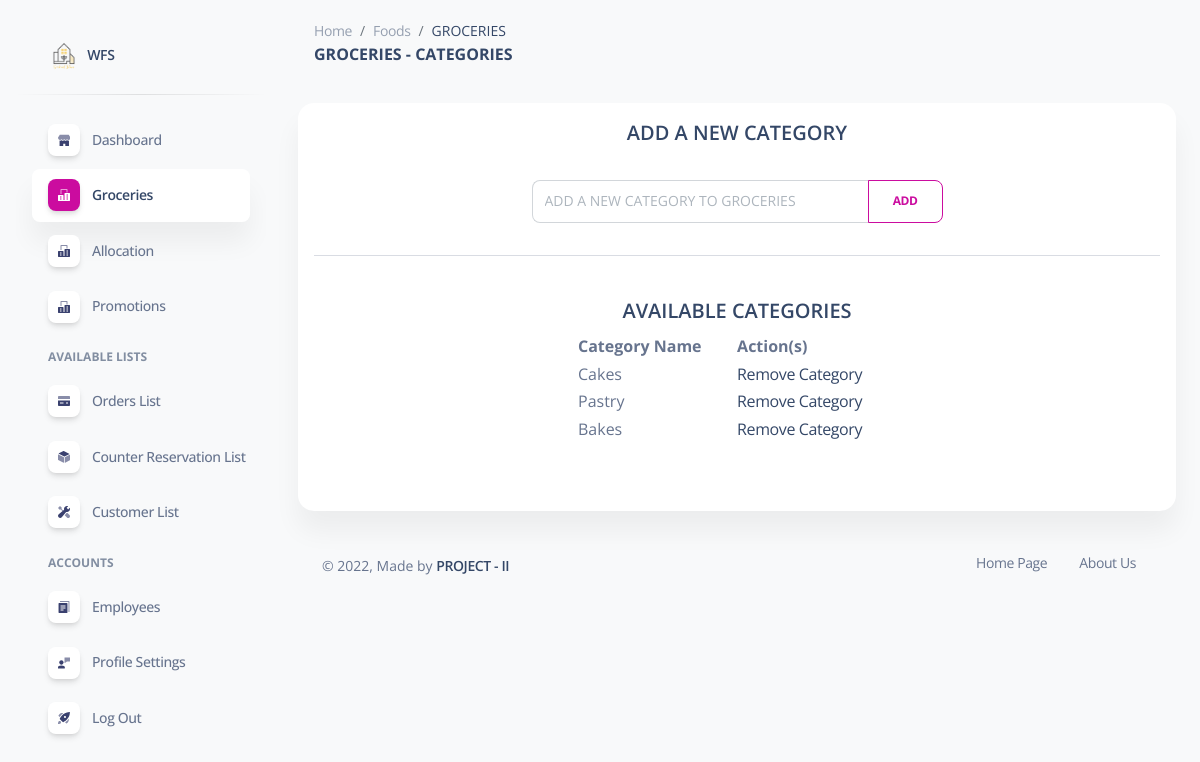
The page /admin/categories.php?x=1 (signed in) on the database its author committed.
### tables this page shows
CREATE TABLE `food_categories` (
  `category_id` int(15) NOT NULL,
  `category_name` varchar(45) NOT NULL
);

### admin/categories.php (the view, shortened to what this page needs)
    <?php
        $conn = mysqli_connect(DB_HOST, DB_USER, DB_PASSWORD,DB_DATABASE);
        $result=mysqli_query($conn,"SELECT * FROM food_categories")
        or die("There are no records to display ... \n" . mysqli_error());
    ?>
<!DOCTYPE html>
<html lang="en">
<head>
  <link href="./assets/css/nucleo-icons.css" rel="stylesheet" />
  <link href="./assets/css/nucleo-svg.css" rel="stylesheet" />
  <link href="./assets/css/nucleo-svg.css" rel="stylesheet" />
  <link id="pagestyle" href="./assets/css/soft-ui-dashboard.css?v=1.0.3" rel="stylesheet" />
</head>
<body class="g-sidenav-show  bg-gray-100">
<aside class="sidenav navbar navbar-vertical navbar-expand-xs border-0 border-radius-xl my-3 fixed-start ms-3 " id="sidenav-main">
    <div class="sidenav-header">
      <a class="navbar-brand m-0" href="https://demos.creative-tim.com/soft-ui-dashboard/pages/dashboard.html" target="_blank">
        <img src="./assets/img/logo-ct.png" class="navbar-brand-img h-100" alt="main_logo">
        <span class="ms-1 font-weight-bold">WFS</span>
      </a>
    </div>
    <hr class="horizontal dark mt-0">
    <div class="collapse navbar-collapse w-auto max-height-vh-100 h-100" id="sidenav-collapse-main" style="overflow: initial;">
      <ul class="navbar-nav">
        <li class="nav-item">
          <a class="nav-link" href="./index.php">
            <div class="icon icon-shape icon-sm shadow border-radius-md bg-white text-center me-2 d-flex align-items-center justify-content-center">
            </div>
            <span class="nav-link-text ms-1">Dashboard</span>
          </a>
        </li>
        <li class="nav-item">
          <a class="nav-link active" href="./foods-menu.php">
            <div class="icon icon-shape icon-sm shadow border-radius-md bg-white text-center me-2 d-flex align-items-center justify-content-center">
            </div>
            <span class="nav-link-text ms-1">Groceries</span>
          </a>
        </li>
        <li class="nav-item">
          <a class="nav-link  " href="./allocation.php">
            <div class="icon icon-shape icon-sm shadow border-radius-md bg-white text-center me-2 d-flex align-items-center justify-content-center">
            </div>
            <span class="nav-link-text ms-1">Allocation</span>
          </a>
        </li>
        <li class="nav-item">
          <a class="nav-link  " href="./specials.php">
            <div class="icon icon-shape icon-sm shadow border-radius-md bg-white text-center me-2 d-flex align-items-center justify-content-center">
            </div>
            <span class="nav-link-text ms-1">Promotions</span>
          </a>
        </li>
        <li class="nav-item mt-3">
          <h6 class="ps-4 ms-2 text-uppercase text-xs font-weight-bolder opacity-6">Available Lists</h6>
        </li>
        <li class="nav-item">
          <a class="nav-link  " href="./orders.php">
            <div class="icon icon-shape icon-sm shadow border-radius-md bg-white text-center me-2 d-flex align-items-center justify-content-center">
            </div>
            <span class="nav-link-text ms-1">Orders List</span>
          </a>
        </li>
        <li class="nav-item">
          <a class="nav-link  " href="./reservations.php">
            <div class="icon icon-shape icon-sm shadow border-radius-md bg-white text-center me-2 d-flex align-items-center justify-content-center">
            </div>
            <span class="nav-link-text ms-1">Counter Reservation List</span>
          </a>
        </li>
        <li class="nav-item">
          <a class="nav-link  " href="./accounts.php">
            <div class="icon icon-shape icon-sm shadow border-radius-md bg-white text-center me-2 d-flex align-items-center justify-content-center">
            </div>
            <span class="nav-link-text ms-1">Customer List</span>
          </a>
        </li>
        <li class="nav-item mt-3">
          <h6 class="ps-4 ms-2 text-uppercase text-xs font-weight-bolder opacity-6">Accounts</h6>
        </li>
        <li class="nav-item">
          <a class="nav-link  " href="./employees.php">
            <div class="icon icon-shape icon-sm shadow border-radius-md bg-white text-center me-2 d-flex align-items-center justify-content-center">
            </div>
            <span class="nav-link-text ms-1">Employees</span>
          </a>
        </li>
        <li class="nav-item">
          <a class="nav-link  " href="./profile.php">
            <div class="icon icon-shape icon-sm shadow border-radius-md bg-white text-center me-2 d-flex align-items-center justify-content-center">
            </div>
            <span class="nav-link-text ms-1">Profile Settings</span>
          </a>
        </li>
        <li class="nav-item">
          <a class="nav-link  " href="./user/logout-user.php">
            <div class="icon icon-shape icon-sm shadow border-radius-md bg-white text-center me-2 d-flex align-items-center justify-content-center">
            </div>
            <span class="nav-link-text ms-1">Log Out</span>
          </a>
        </li>
      </ul>
    </div>
  </aside>
  <main class="main-content position-relative max-height-vh-100 h-100 mt-1 border-radius-lg ">
    <nav class="navbar navbar-main navbar-expand-lg px-0 mx-4 shadow-none border-radius-xl" id="navbarBlur" navbar-scroll="true">
      <div class="container-fluid py-1 px-3">
        <nav aria-label="breadcrumb">
          <ol class="breadcrumb bg-transparent mb-0 pb-0 pt-1 px-0 me-sm-6 me-5">
            <li class="breadcrumb-item text-sm"><a class="opacity-5 text-dark" href="./index.php">Home</a></li>
            <li class="breadcrumb-item text-sm"><a class="opacity-5 text-dark" href="./foods-menu.php">Foods</a></li>
            <li class="breadcrumb-item text-sm text-dark active" aria-current="page">GROCERIES</li>
          </ol>
          <h6 class="font-weight-bolder mb-0">GROCERIES - CATEGORIES</h6>
        </nav>
      </div>
    </nav>
    <div class="container-fluid">
        <div class="row mt-4">
        <div class="col-lg-12 mb-lg-0 mb-4">
          <div class="card">
            <div class="card-body p-3">
              <div class="row">
              <div class="col-lg-3 mb-lg-0 mb-4"></div>
              <div class="col-lg-6 mb-lg-0 mb-4">
              <h5 style="text-align:center">ADD A NEW CATEGORY</h5>
              <br/>
              <form class="needs-validation" name="categoryForm" id="categoryForm" action="categories-exec.php" method="post" onsubmit="return categoriesValidate(this)" novalidate>
              <div class="input-group mb-3">
                <input type="text" name="name" class="form-control" id="validationTooltip01" placeholder="ADD A NEW CATEGORY TO GROCERIES" aria-label="ADD A NEW CATEGORY" aria-describedby="button-addon2" required>
                  <button class="btn btn-outline-primary mb-0" type="submit" name="Submit" id="button-addon2">Add</button>
                </div></form>
              </div>
              <div class="col-lg-3 mb-lg-0 mb-4"></div>
              </div>
              <hr/>
              <br/>
              <div class="row">
              <div class="col-lg-12 mb-lg-0 mb-4">
                <h5 style="text-align:center">AVAILABLE CATEGORIES</h5>
                <table width="320" align="center">
                <tr>
                    <th>Category Name</th>
                    <th>Action(s)</th>
                </tr>
                <?php
                while ($row=mysqli_fetch_array($result)){
                    echo "<tr>";
                    echo "<td>" . $row['category_name']."</td>";
                    echo '<td><a class="del-btn" href="delete-category.php?id=' . $row['category_id'] . '">Remove Category</a></td>';
                    echo "</tr>";
                }
                ?>
            </table>
            <br/><br/>
                </div>
              </div>
            </div>
          </div>
        </div>
      </div>
      <br/>
      <?php require_once('components/footer.inc.php'); ?>
    </div>
  </main>
</body>
</html>

### admin/assets/css/nucleo-svg.css (style rules this page uses)
.icon { display: inline-block; color: #111111; height: 1em; width: 1em; }
.icon-sm { height: 0.8em; width: 0.8em; }
.icon { fill: currentColor; stroke: none; }

### admin/categories.php (style rules this page uses)
html { scroll-behavior: smooth; }

### rows shown on the page
food_categories: category_name "Cakes"
food_categories: category_name "Pastry"
food_categories: category_name "Bakes"
